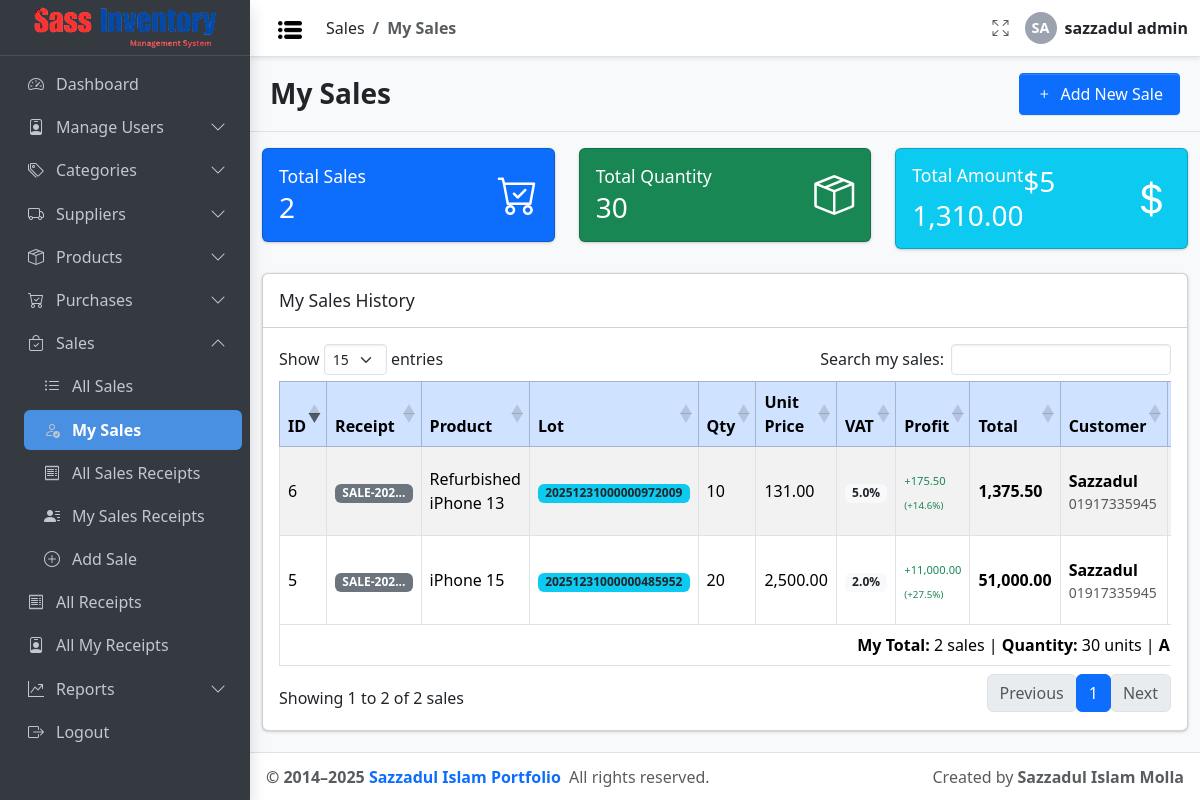
The app's page /sales/my-sales.php (signed in) with its own data.
### tables this page shows
CREATE TABLE `sale` (
  `id` int(11) NOT NULL,
  `product_id` int(11) NOT NULL,
  `lot` varchar(50) DEFAULT NULL,
  `quantity` int(11) NOT NULL,
  `sale_price` decimal(10,2) DEFAULT NULL,
  `vat_percent` decimal(5,2) DEFAULT 0.00,
  `sale_date` date DEFAULT curdate(),
  `created_at` timestamp NOT NULL DEFAULT current_timestamp(),
  `updated_at` timestamp NOT NULL DEFAULT current_timestamp() COMMENT 'Auto-update on record change',
  `receipt_id` int(11) DEFAULT NULL,
  `sold_by` int(11) NOT NULL COMMENT 'FK to user.id',
  `buyer_name` varchar(100) DEFAULT NULL,
  `buyer_phone` varchar(20) DEFAULT NULL
);

CREATE TABLE `receipt` (
  `id` int(11) NOT NULL,
  `receipt_number` varchar(50) NOT NULL,
  `type` enum('purchase','sale') NOT NULL,
  `total_amount` decimal(12,2) NOT NULL DEFAULT 0.00,
  `discount_value` decimal(12,2) DEFAULT 0.00,
  `created_by` int(11) NOT NULL,
  `created_at` timestamp NOT NULL DEFAULT current_timestamp(),
  `updated_at` timestamp NOT NULL DEFAULT current_timestamp() ON UPDATE current_timestamp()
);

CREATE TABLE `product` (
  `id` int(11) NOT NULL,
  `name` varchar(100) NOT NULL,
  `sku` varchar(50) NOT NULL,
  `status` enum('active','inactive') NOT NULL DEFAULT 'active',
  `category_id` int(11) DEFAULT NULL COMMENT 'Nullable — ON DELETE SET NULL',
  `subcategory_id` int(11) DEFAULT NULL,
  `supplier_id` int(11) DEFAULT NULL COMMENT 'Nullable — ON DELETE SET NULL',
  `cost_price` decimal(10,2) NOT NULL,
  `selling_price` decimal(10,2) NOT NULL,
  `vat` decimal(5,2) NOT NULL DEFAULT 0.00,
  `price` decimal(10,2) NOT NULL,
  `quantity_in_stock` int(11) DEFAULT 0,
  `low_stock_limit` int(11) DEFAULT NULL,
  `description` text DEFAULT NULL,
  `image` varchar(255) DEFAULT NULL,
  `created_at` timestamp NOT NULL DEFAULT current_timestamp(),
  `updated_at` timestamp NOT NULL DEFAULT current_timestamp() COMMENT 'Auto-update on record change'
);

### config/db_config.php (called while the page is built, shortened)
<?php
function can($permission, $userPermissions = null)
{
  global $USER_PERMISSIONS;
  $userPermissions = $userPermissions ?? $USER_PERMISSIONS;
  return in_array($permission, $userPermissions);
}
$Project_URL = "http://localhost/Sass_Inventory_Management/";

### Inc/link.php (called while the page is built, shortened)
<?php
function getUserPermissions($roleId, $conn)
{
  $permissions = [];
  $stmt = $conn->prepare("
        SELECT permission_name
        FROM role_permission_matrix
        WHERE role_id = ? AND assigned = 1
    ");
  $stmt->bind_param("i", $roleId);
  $stmt->execute();
  $result = $stmt->get_result();
  while ($row = $result->fetch_assoc()) {
    $permissions[] = $row['permission_name'];
  }
  return $permissions;
}

### sales/my-sales.php (the view, shortened to what this page needs)
<?php
include_once __DIR__ . '/../config/auth_guard.php';
?>
<!doctype html>
<html lang="en">
<head>
  <link rel="stylesheet"
    href="https://cdn.jsdelivr.net/npm/@fontsource/source-sans-3@5.0.12/index.css"
    media="print" onload="this.media='all'" />
  <link rel="stylesheet"
    href="https://cdn.jsdelivr.net/npm/bootstrap-icons@1.13.1/font/bootstrap-icons.min.css" />
  <link rel="stylesheet" href="<?= $Project_URL ?>/css/adminlte.css" />
  <link rel="stylesheet"
    href="https://cdn.datatables.net/1.13.6/css/dataTables.bootstrap5.min.css" />
</head>
<?php
$conn = connectDB();
$userId = $_SESSION['user_id'];
$sql = "
    SELECT
        s.*,
        p.name AS product_name,
        p.cost_price,
        u.username AS seller_name,
        r.receipt_number,
        r.total_amount,
        r.discount_value
    FROM sale s
    LEFT JOIN product p ON s.product_id = p.id
    LEFT JOIN user u ON s.sold_by = u.id
    LEFT JOIN receipt r ON s.receipt_id = r.id
    WHERE s.sold_by = ?
    ORDER BY s.id DESC
";
$stmt = $conn->prepare($sql);
$stmt->bind_param("i", $userId);
$stmt->execute();
$result = $stmt->get_result();
$totalSalesSql = "
    SELECT
        COUNT(*) as total_sales,
        SUM(s.quantity) as total_quantity,
        SUM(s.sale_price * s.quantity) as total_amount
    FROM sale s
    WHERE s.sold_by = ?
";
$totalStmt = $conn->prepare($totalSalesSql);
$totalStmt->bind_param("i", $userId);
$totalStmt->execute();
$totalResult = $totalStmt->get_result()->fetch_assoc();
?>
<body class="layout-fixed sidebar-expand-lg bg-body-tertiary">
  <div class="app-wrapper">
    <?php include_once '../Inc/Navbar.php'; ?>
    <?php include_once '../Inc/Sidebar.php'; ?>
    <main class="app-main">
      <div class="app-content-header py-3 border-bottom">
        <div class="container-fluid d-flex justify-content-between align-items-center flex-wrap">
          <h3 class="mb-0" style="font-weight: 800;">My Sales</h3>
          <?php if (can('add_sale')): ?>
            <a href="add.php" class="btn btn-sm btn-primary px-3 py-2" style="font-size: medium;">
              <i class="bi bi-plus me-1"></i> Add New Sale
            </a>
          <?php endif; ?>
        </div>
      </div>
      <div class="container-fluid mt-3">
        <div class="row mb-4">
          <div class="col-md-4">
            <div class="card bg-primary text-white">
              <div class="card-body">
                <div class="d-flex justify-content-between align-items-center">
                  <div>
                    <h6 class="card-title mb-1">Total Sales</h6>
                    <h3 class="mb-0"><?= $totalResult['total_sales'] ?? 0 ?></h3>
                  </div>
                  <i class="bi bi-cart-check fs-1"></i>
                </div>
              </div>
            </div>
          </div>
          <div class="col-md-4">
            <div class="card bg-success text-white">
              <div class="card-body">
                <div class="d-flex justify-content-between align-items-center">
                  <div>
                    <h6 class="card-title mb-1">Total Quantity</h6>
                    <h3 class="mb-0"><?= $totalResult['total_quantity'] ?? 0 ?></h3>
                  </div>
                  <i class="bi bi-box-seam fs-1"></i>
                </div>
              </div>
            </div>
          </div>
          <div class="col-md-4">
            <div class="card bg-info text-white">
              <div class="card-body">
                <div class="d-flex justify-content-between align-items-center">
                  <div>
                    <h6 class="card-title mb-1">Total Amount</h6>
                    <h3 class="mb-0">$<?= number_format($totalResult['total_amount'] ?? 0, 2) ?></h3>
                  </div>
                  <i class="bi bi-currency-dollar fs-1"></i>
                </div>
              </div>
            </div>
          </div>
        </div>
      </div>
      <div class="app-content-body">
        <div class="container-fluid">
          <?php if ($result->num_rows > 0): ?>
            <div class="card">
              <div class="card-header">
                <h5 class="card-title mb-0">My Sales History</h5>
              </div>
              <div class="card-body">
                <div class="table-responsive">
                  <table id="mySalesTable" class="table table-bordered table-striped table-hover align-middle table-sm">
                    <thead class="table-primary">
                      <tr>
                        <th>ID</th>
                        <th>Receipt</th>
                        <th>Product</th>
                        <th>Lot</th>
                        <th>Qty</th>
                        <th>Unit Price</th>
                        <th>VAT</th>
                        <th>Profit</th>
                        <th>Total</th>
                        <th>Customer</th>
                        <th>Sale Date</th>
                      </tr>
                    </thead>
                    <tbody>
                      <?php while ($row = $result->fetch_assoc()):
                        $unitPrice = (float)$row['sale_price'];
                        $quantity = (int)$row['quantity'];
                        $costPrice = (float)($row['cost_price'] ?? 0);
                        $vatPercent = (float)($row['vat_percent'] ?? 0);
                        $subtotal = $unitPrice * $quantity;
                        $vatAmount = $subtotal * ($vatPercent / 100);
                        $total = $subtotal + $vatAmount;
                        $costTotal = $costPrice * $quantity;
                        $profit = $total - $costTotal;
                        $profitPercent = $costTotal > 0 ? ($profit / $costTotal) * 100 : 0;
                      ?>
                        <tr>
                          <td><?= $row['id'] ?></td>
                          <td>
                            <span class="badge bg-secondary" title="Receipt: <?= htmlspecialchars($row['receipt_number'] ?? 'N/A') ?>">
                              <?= !empty($row['receipt_number']) ? substr($row['receipt_number'], 0, 8) . '...' : 'N/A' ?>
                            </span>
                          </td>
                          <td><?= htmlspecialchars($row['product_name'] ?? 'Unknown') ?></td>
                          <td>
                            <span class="badge bg-info text-dark"><?= htmlspecialchars($row['lot'] ?? 'N/A') ?></span>
                          </td>
                          <td><?= $quantity ?></td>
                          <td><?= number_format($unitPrice, 2) ?></td>
                          <td>
                            <span class="badge bg-light text-dark"><?= number_format($vatPercent, 1) ?>%</span>
                          </td>
                          <td>
                            <?php if ($profit != 0): ?>
                              <span class="profit-badge <?= $profit > 0 ? 'profit-positive' : 'profit-negative' ?>">
                                <?= $profit > 0 ? '+' : '' ?><?= number_format($profit, 2) ?>
                                <small>(<?= $profit > 0 ? '+' : '' ?><?= number_format($profitPercent, 1) ?>%)</small>
                              </span>
                            <?php else: ?>
                              <span class="text-muted">-</span>
                            <?php endif; ?>
                          </td>
                          <td>
                            <span class="fw-bold"><?= number_format($total, 2) ?></span>
                          </td>
                          <td class="customer-info" title="<?= htmlspecialchars($row['buyer_name'] ?? '') . ' ' . htmlspecialchars($row['buyer_phone'] ?? '') ?>">
                            <?php if (!empty($row['buyer_name'])): ?>
                              <div><strong><?= htmlspecialchars($row['buyer_name']) ?></strong></div>
                              <?php if (!empty($row['buyer_phone'])): ?>
                                <div class="text-muted small"><?= htmlspecialchars($row['buyer_phone']) ?></div>
                              <?php endif; ?>
                            <?php else: ?>
                              <span class="text-muted">Walk-in</span>
                            <?php endif; ?>
                          </td>
                          <td><?= !empty($row['sale_date']) ? date('d M Y', strtotime($row['sale_date'])) : date('d M Y', strtotime($row['created_at'])) ?></td>
                        </tr>
                      <?php endwhile; ?>
                    </tbody>
                    <tfoot>
                      <tr>
                        <td colspan="12" class="text-end">
                          <strong>My Total:</strong> <?= $result->num_rows ?> sales |
                          <strong>Quantity:</strong> <?= $totalResult['total_quantity'] ?? 0 ?> units |
                          <strong>Amount:</strong> $<?= number_format($totalResult['total_amount'] ?? 0, 2) ?>
                        </td>
                      </tr>
                    </tfoot>
                  </table>
                </div>
              </div>
            </div>
          <?php endif; ?>
        </div>
      </div>
    </main>
    <?php include_once '../Inc/Footer.php'; ?>
  </div>
</body>
</html>

### sales/my-sales.php (style rules this page uses)
.badge { font-size: 0.75em; padding: 0.3em 0.6em; }
.table-sm th, .table-sm td { padding: 0.5rem; }
.customer-info { max-width: 150px; overflow: hidden; text-overflow: ellipsis; white-space: nowrap; }
.profit-badge { font-size: 0.7em; }
.profit-positive { color: #198754; }

### records on screen
sale: id "6", receipt.receipt_number "SALE-202", product.name "Refurbished iPhone 13", lot "20251231000000972009", quantity "10", sale_price "131.00", vat_percent "5.0", profit "175.50", profitPercent "14.6", total "1,375.50", buyer_name "Sazzadul", buyer_phone "01917335945"
sale: id "5", receipt.receipt_number "SALE-202", product.name "iPhone 15", lot "20251231000000485952", quantity "20", sale_price "2,500.00", vat_percent "2.0", profit "11,000.00", profitPercent "27.5", total "51,000.00", buyer_name "Sazzadul", buyer_phone "01917335945"

### other values on screen
$parentTitle "Sales"
$childTitle "My Sales"
$initials "SA"
$_SESSION['username'] "sazzadul admin"
$menu['title'] "Dashboard"
$menu['title'] "Manage Users"
$menu['title'] "Categories"
$menu['title'] "Suppliers"
$menu['title'] "Products"
$menu['title'] "Purchases"
$menu['title'] "Sales"
$sub['title'] "All Sales"
$sub['title'] "My Sales"
$sub['title'] "All Sales Receipts"
$sub['title'] "My Sales Receipts"
